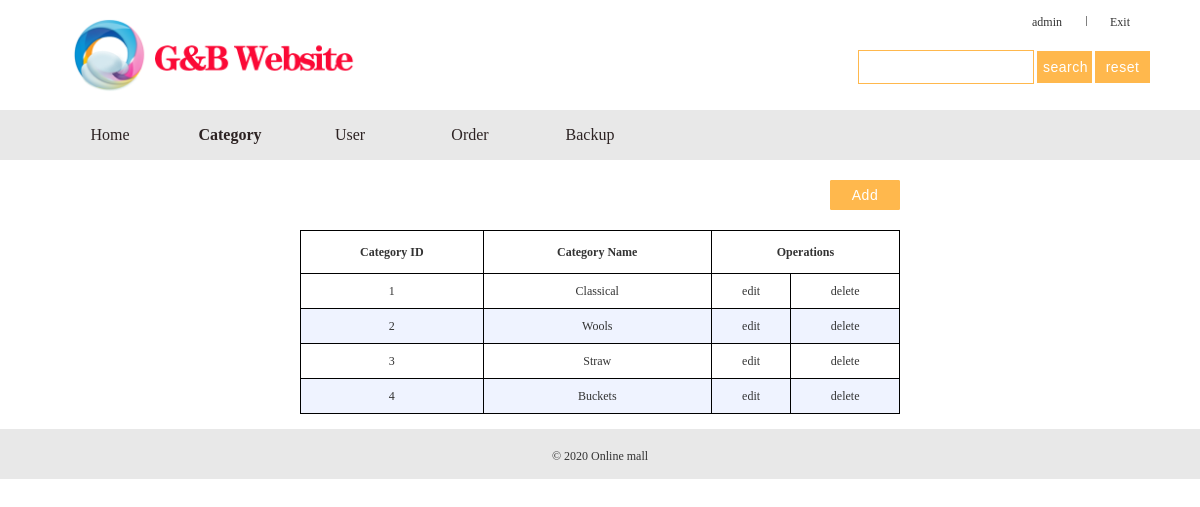
/category.php (signed in), run on the app's committed database.
### tables this page shows
CREATE TABLE `category` (
  `id` int NOT NULL AUTO_INCREMENT,
  `name` varchar(255) NOT NULL,
  PRIMARY KEY (`id`),
  UNIQUE KEY `name` (`name`)
);

### category.php (the view, shortened to what this page needs)
<?php
    include "php/config.php";
?>
<!DOCTYPE html>
<html xmlns="http://www.w3.org/1999/xhtml">
<head runat="server">
    <link rel="stylesheet" type="text/css" href="css/global.css" />
</head>
<body>
    <?php include "publicFile/head.php"; ?>
    <div class="container">
        <div class="menu">
            <ul class="navbar main">
                <li class="nav"><a href="index.php">Home</a></li>
                <li class="nav active"><a href="category.php">Category</a></li>
                <li class="nav"><a href="user.php">User</a></li>
                <li class="nav"><a href="order.php">Order</a></li>
                <li class="nav"><a href="backup.php">Backup</a></li>
            </ul>
        </div>
    </div>
    <div class="container content">
		<div class="main" style="width:600px;margin-top: 20px;text-align: right;">
			<input type="button" value="Add" class="submit" onclick="location.href='addCategory.php'"/>
		</div>
		<table class="table_big" width="600" border="1px" bordercolor="#000000" cellspacing="0px" style="border-collapse:collapse">
			<tr>
				<th>Category ID</th>
				<th>Category Name</th>
				<th colspan="2">Operations</th>
			</tr>
		<?php
            $link=@mysqli_connect($mysql_servername , $mysql_username , $mysql_password , $mysql_database);
			$sql = "select * from category order by id";
			mysqli_query($link,"SET NAMES UTF8");
			$query = mysqli_query($link,$sql);
			$i = 0;
        while ($row = mysqli_fetch_array($query)) {
            if ($i % 2 == 1)
                echo '<tr bgcolor="#eff3ff">';
            else
                echo '<tr bgcolor="#ffffff">';
            ?>
            <td><?= $row["id"] ?></td>
            <td><?= $row["name"] ?></td>
            <td>
                <a href="editCategory.php?id=<?= $row["id"] ?>">edit</a>
            </td>
            <td>
                <a href="php/delete_item.php?id=<?= $row["id"] ?>&table=category"
                   onclick='return confirm("Do you really want to delete it?")'>delete</a>
            </td>
            </tr>
		<?php
				$i ++;
			}
		?>
		</table>
    </div>
    <?php include "publicFile/footer.php"; ?>
</body>
</html>

### css/global.css (style rules this page uses)
ul, li, form, p, h1, h2, h3, h4, dd { margin: 0; padding: 0; }
ul li { list-style: none; }
* { word-wrap: break-word; }
a { color: #333; text-decoration: none; }
.container { width: 100%; margin-top: 15px; }
.main { margin: 0 auto; width: 1100px; }
.menu { width: 100%; height: 50px; background: #e8e8e8; }
.menu .navbar { line-height: 50px; overflow: hidden; height: 50px; }
.menu .navbar .nav { float: left; height: 50px; line-height: 50px; font-weight: normal; font-size: 16px; }
.menu .navbar .nav a { float: left; width: 120px; height: 50px; color: #2d2323; overflow: hidden; text-align: center; }
.menu .navbar .nav a:hover, .menu .navbar .nav.active a { font-weight: bold; }
.submit { width: 70px; height: 30px; letter-spacing: 0.5px; color: white; background: #ffb84d; border: 1px solid #ffb84d; outline: medium; font-size: 14px; cursor: pointer; border-radius: 1px; }
.table_big { margin: 0 auto; margin-top: 20px; }
.table_big tr { text-align: center; }
.table_big tr th { height: 40px; }
.table_big tr td { padding: 5px; height: 24px; }

### data on the page
category: id "1", name "Classical"
category: id "2", name "Wools"
category: id "3", name "Straw"
category: id "4", name "Buckets"

### other printed values
$_SESSION['user']["name"] "admin"
